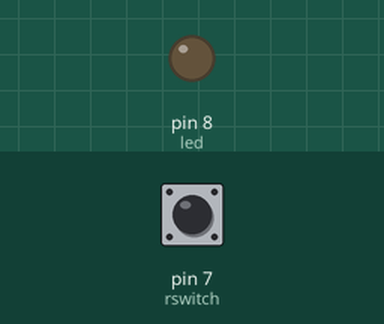
Bench run of a sketch on a simulated Arduino Uno, built with avr-gcc and run on an emulated ATmega328P. Parts: output pins drawn as LEDs (lit = HIGH). Dashed ring = blinking. The inputs (shaded band) are chosen by the test bench; at power-on: pin 7 (rswitch) HIGH.

Above: at 1.2 s.
1.3 s: pin 7 (rswitch) pulled LOW for 0.15 s
At 1.51 s:
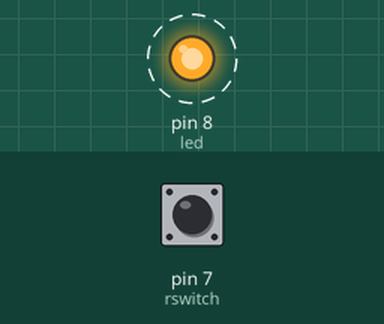
4.3 s: pin 7 (rswitch) pulled LOW for 1 s
At 4.51 s:
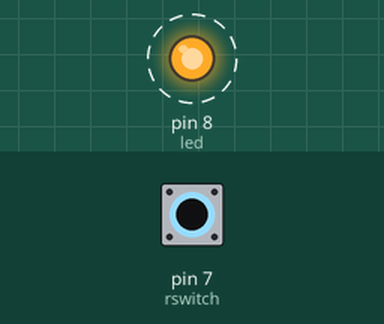
7.3 s: pin 7 (rswitch) pulled LOW for 3.2 s
At 14.7 s:
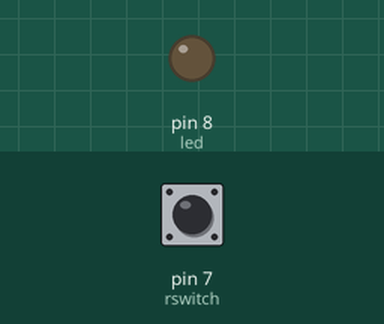
Timing chart, 0 to 16.2 s (numbered marks = the images above; inputs shaded):
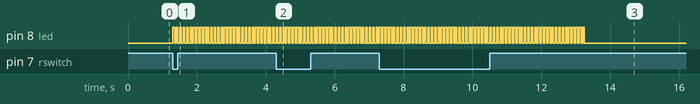

Measured:
- after the input at 1.3 s, pin 8 (led): alternates HIGH for 0.05 s and LOW for 0.05 s, starting at once
- after the input at 4.3 s, pin 8 (led): alternates HIGH for 0.05 s and LOW for 0.05 s, starting at once
- after the input at 7.3 s, pin 8 (led): alternates HIGH for 0.05 s and LOW for 0.05 s, 120 changes in all, then stays LOW, starting at once

The sketch:

Alarma.ino
```cpp
/*
Castañeda Mares Luis Gerardo.
Práctica: ALARMA.
15 de marzo de 2018
Sistemas Programables

*/

int rswitch = 7; //El pin 2 será usado para el reed switch
int led= 8; //El pin 13 es para el LED

void setup()
{
pinMode(rswitch,INPUT); //El reed switch se asigna como entrada
pinMode(led, OUTPUT); //El LED se asigna como salida.
}

void loop()
{
if (digitalRead(rswitch)==LOW){// en este IF se valida la cercania del iman con el reed switch, si está cerca, se ejecuta el ciclo FOR

for(int x=0; x<30; x++){ //El ciclo se repite hasta que el valor de a sea igual o mayor a 50
digitalWrite(led,HIGH); //se enciende el LED
delay(50); //Lapso de tiempo
digitalWrite(led,LOW); //Se apaga el LED
delay(50); //Lapso de tiempo
}
}else{ //Si no...
digitalWrite(led,LOW); //El LED se queda apagado
}
}
```
